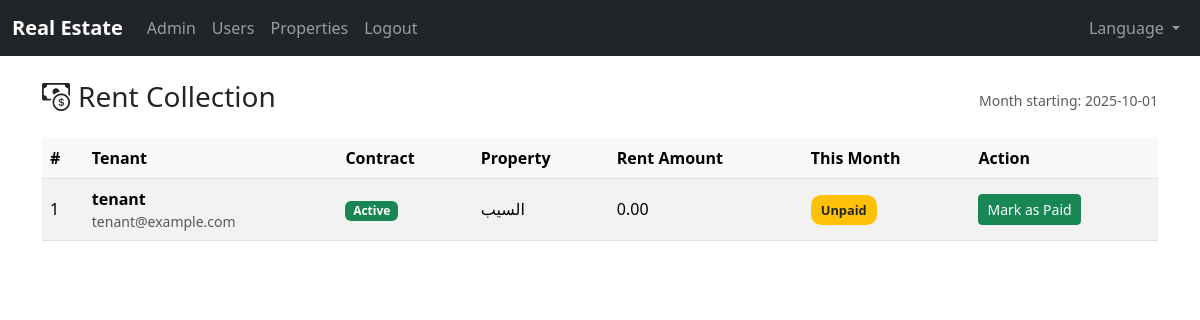
Screenshot of /employee/rent-collection (signed in) with the database file from the repository.
### app/models.py (models this page shows, shortened)
class TimestampMixin:
    created_at = db.Column(db.DateTime, default=datetime.utcnow, nullable=False)
    updated_at = db.Column(db.DateTime, default=datetime.utcnow, onupdate=datetime.utcnow)

class Contract(db.Model, TimestampMixin):
    __tablename__ = "contracts"
    id = db.Column(db.Integer, primary_key=True)
    property_id = db.Column(db.Integer, db.ForeignKey("properties.id"), nullable=False, index=True)
    apartment_id = db.Column(db.Integer, db.ForeignKey("apartments.id"), nullable=True, index=True)
    tenant_id = db.Column(db.Integer, db.ForeignKey("users.id"), nullable=False, index=True)
    start_date = db.Column(db.Date, nullable=False)
    end_date = db.Column(db.Date, nullable=False)
    rent_amount = db.Column(db.Numeric(12, 2), nullable=False)
    status = db.Column(db.String(50), nullable=False, default="active")
    document_path = db.Column(db.String(500))
    property = db.relationship("Property", back_populates="contracts")
    apartment = db.relationship("Apartment")
    tenant = db.relationship("User", back_populates="contracts")
    payments = db.relationship("Payment", back_populates="contract", lazy="dynamic")

class User(UserMixin, db.Model, TimestampMixin):
    __tablename__ = "users"
    id = db.Column(db.Integer, primary_key=True)
    username = db.Column(db.String(80), unique=True, nullable=False)
    email = db.Column(db.String(255), unique=True, nullable=True)
    phone = db.Column(db.String(32), unique=True, nullable=True)
    password_hash = db.Column(db.String(255), nullable=False)
    role = db.Column(db.String(32), nullable=False, index=True)
    contracts = db.relationship("Contract", back_populates="tenant", lazy="dynamic")
    @property
    def is_admin(self) -> bool:
        return self.role == "admin"
    @property
    def is_employee(self) -> bool:
        return self.role == "employee"

class Property(db.Model, TimestampMixin):
    __tablename__ = "properties"
    id = db.Column(db.Integer, primary_key=True)
    title = db.Column(db.String(200), nullable=False)
    description = db.Column(db.Text)
    price = db.Column(db.Numeric(12, 2), nullable=False, default=0)
    status = db.Column(db.String(50), nullable=False, default="available")
    property_type = db.Column(db.String(20), nullable=False, default="building", index=True)
    images = db.Column(db.Text)  # store comma-separated file names or JSON
    number = db.Column(db.String(50), nullable=True)
    floor = db.Column(db.Integer, nullable=True)
    area_sqm = db.Column(db.Numeric(10, 2), nullable=True)
    bedrooms = db.Column(db.Integer, nullable=True)
    bathrooms = db.Column(db.Integer, nullable=True)
    num_apartments = db.Column(db.Integer, nullable=True)
    num_floors = db.Column(db.Integer, nullable=True)
    contracts = db.relationship("Contract", back_populates="property", lazy="dynamic")
    apartments = db.relationship(
        "Apartment",
        back_populates="building",
        lazy="dynamic",
        cascade="all, delete-orphan",
    )

### app/employee/routes.py (the view)
@employee_bp.route("/rent-collection")
@login_required
@employee_required
def rent_collection_list():
    from datetime import date
    today = date.today()
    month_start = date(today.year, today.month, 1)
    if today.month == 12:
        next_month_start = date(today.year + 1, 1, 1)
    else:
        next_month_start = date(today.year, today.month + 1, 1)
    tenants = User.query.filter_by(role="tenant").order_by(User.created_at.desc()).all()
    rows = []
    for t in tenants:
        contract = (
            Contract.query.filter(
                Contract.tenant_id == t.id,
                Contract.status == "active",
                Contract.start_date <= today,
                Contract.end_date >= today,
            )
            .order_by(Contract.created_at.desc())
            .first()
        )
        paid_this_month = False
        if contract:
            existing_paid = (
                Payment.query.filter(
                    Payment.contract_id == contract.id,
                    Payment.due_date >= month_start,
                    Payment.due_date < next_month_start,
                    Payment.status == "paid",
                )
                .first()
            )
            paid_this_month = existing_paid is not None
        rows.append(
            {
                "tenant": t,
                "contract": contract,
                "paid_this_month": paid_this_month,
            }
        )
    return render_template(
        "employee/rent_collection.html",
        rows=rows,
        month_start=month_start,
    )

### app/__init__.py (called while the page is built)
def select_locale():
    from flask import session, request
    lang = session.get("lang")
    if lang:
        return lang
    return request.accept_languages.best_match(Config.LANGUAGES.keys())

### app/employee/routes.py (called while the page is built)
def employee_required(func):
    from functools import wraps
    @wraps(func)
    def wrapper(*args, **kwargs):
        if not current_user.is_authenticated or not (current_user.is_employee or current_user.is_admin):
            return abort(403)
        return func(*args, **kwargs)
    return wrapper

### app/templates/employee/rent_collection.html (shortened to what this page needs)
{% extends 'base.html' %}
{% block content %}
<div class="d-flex justify-content-between align-items-center mb-3">
  <h3><i class="bi bi-cash-coin me-2"></i>{{ _('Rent Collection') }}</h3>
  <div class="text-muted small">
    {{ _('Month starting') }}: {{ month_start }}
  </div>
</div>
<div class="table-responsive">
  <table class="table table-striped table-hover align-middle">
    <thead>
      <tr>
        <th>#</th>
        <th>{{ _('Tenant') }}</th>
        <th>{{ _('Contract') }}</th>
        <th>{{ _('Property') }}</th>
        <th>{{ _('Rent Amount') }}</th>
        <th>{{ _('This Month') }}</th>
        <th>{{ _('Action') }}</th>
      </tr>
    </thead>
    <tbody>
      {% for row in rows %}
      {% set t = row.tenant %}
      {% set c = row.contract %}
      <tr>
        <td>{{ loop.index }}</td>
        <td>
          <div class="fw-semibold">{{ t.username }}</div>
          <div class="text-muted small">{{ t.email }}</div>
        </td>
        <td>
          {% if c %}
            <span class="badge bg-success">{{ _('Active') }}</span>
          {% else %}
            <span class="badge bg-secondary">{{ _('None') }}</span>
          {% endif %}
        </td>
        <td>
          {% if c %}
            {{ c.property.title }}
          {% else %}
            <span class="text-muted">—</span>
          {% endif %}
        </td>
        <td>
          {% if c %}
            {{ c.rent_amount }}
          {% else %}
            <span class="text-muted">—</span>
          {% endif %}
        </td>
        <td>
          {% if c %}
            {% if row.paid_this_month %}
              <span class="badge-status bg-paid">{{ _('Paid') }}</span>
            {% else %}
              <span class="badge-status bg-unpaid">{{ _('Unpaid') }}</span>
            {% endif %}
          {% else %}
            <span class="badge-status bg-nocontract">{{ _('No contract') }}</span>
          {% endif %}
        </td>
        <td>
          {% if c and not row.paid_this_month %}
            <form action="{{ url_for('employee.collect_rent', tenant_id=t.id) }}" method="post" class="d-inline">
              <button class="btn btn-sm btn-success" type="submit">
                {{ _('Mark as Paid') }}
              </button>
            </form>
          {% elif row.paid_this_month %}
            <button class="btn btn-sm btn-outline-success" type="button" disabled>{{ _('Paid') }}</button>
          {% else %}
            <button class="btn btn-sm btn-outline-secondary" type="button" disabled>{{ _('Unavailable') }}</button>
          {% endif %}
        </td>
      </tr>
      {% else %}
      <tr>
        <td colspan="7" class="text-center py-4">{{ _('No data') }}</td>
      </tr>
      {% endfor %}
    </tbody>
  </table>
</div>
{% endblock %}

### app/static/styles.css (style rules this page uses)
body { font-family: system-ui, -apple-system, Segoe UI, Roboto, "Helvetica Neue", Arial, "Noto Sans", "Liberation Sans", sans-serif; }

### app/templates/employee/rent_collection.html (style rules this page uses)
.table thead th { background-color: #f8f9fa; font-weight: 600; }
.badge-status { padding: 6px 10px; border-radius: 10px; font-size: 0.8rem; font-weight: 600; }
.bg-unpaid { background: #ffc107; color: #212529; }

### rows the page displays
Contract: rent_amount "0.00"
User: username "tenant", email "tenant@example.com"
Property: property "السيب"
